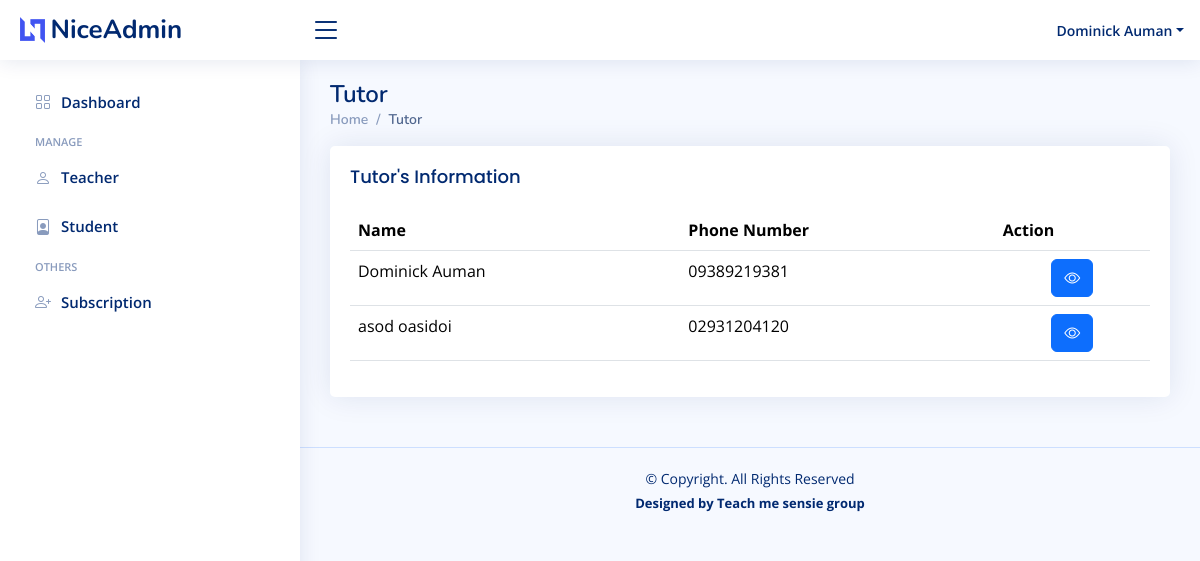
Screenshot of /admin/teacher.php (signed in) with the database file from the repository.
### tables this page shows
CREATE TABLE `user_accounts` (
  `user_id` int(11) NOT NULL,
  `firstname` varchar(200) NOT NULL,
  `middlename` varchar(255) DEFAULT NULL,
  `lastname` varchar(200) NOT NULL,
  `suffix` varchar(10) NOT NULL,
  `email` varchar(200) NOT NULL,
  `password` varchar(200) NOT NULL,
  `phone_number` varchar(100) NOT NULL,
  `is_verified` int(2) NOT NULL COMMENT '0 - not verified\r\n1 - verified',
  `role` int(5) NOT NULL COMMENT '1 - tutee\r\n2 - tutor\r\n3 - admin',
  `otp` varchar(100) DEFAULT NULL,
  `user_status` varchar(100) NOT NULL DEFAULT 'Active'
);

### admin/teacher.php (the view)
<?php
 include("./include/authentication.php");
 include("./include/header.php");
 include("./include/topbar.php");
 include("./include/sidebar.php");
?>
<div class="pagetitle">
      <h1>Tutor</h1>
      <nav>
        <ol class="breadcrumb">
          <li class="breadcrumb-item"><a href="index.php">Home</a></li>
          <li class="breadcrumb-item active">Tutor</li>
        </ol>
      </nav>
    </div>
    <section class="section">
      <div class="row">
        <div class="col-lg-12">
          <div class="card">
            <div class="card-body">
              <h5 class="card-title">Tutor's Information</h5>
              <table class="table datatable">
                <thead>
                  <tr>
                    <th scope="col">Name</th>
                    <th scope="col">Phone Number</th>
                    <th scope="col">Action</th>
                  </tr>
                </thead>
                <tbody>
                        <?php
                        $query = "SELECT
                        onlinetutorial.user_accounts.firstname,
                        onlinetutorial.user_accounts.lastname,
                        onlinetutorial.user_accounts.suffix,
                        onlinetutorial.user_accounts.phone_number,
                        onlinetutorial.user_accounts.user_id
                      FROM
                        onlinetutorial.user_accounts
                      WHERE
                        onlinetutorial.user_accounts.role = 2 ";
                        $query_run = mysqli_query($con, $query);
                        if (mysqli_num_rows($query_run) > 0) {
                            foreach ($query_run as $row) {
                        ?>
                                <tr>
                                    <td><?= $row['firstname']; ?> <?= $row['lastname']; ?></td>
                                    <td><?= $row['phone_number']; ?></td>
                                    <td class="text-center">
                                    <a type="button" class="btn btn-primary" href="teacher_view.php?id=<?=$row['user_id'];?>"><i class="bi bi-eye"></i></a>
                                    </td>
                                </tr>
                        <?php
                            }
                        } else {
                        ?>
                            <tr>
                                <td colspan="4">No Record Found</td>
                            </tr>
                        <?php
                        }
                        ?>
                    </tbody>
              </table>
            </div>
          </div>
        </div>
      </div>
    </section>
<?php
 include("./include/footer.php");
?>

### admin/assets/css/style.css (style rules this page uses)
:root { scroll-behavior: smooth; }
body { font-family: "Open Sans", sans-serif; background: #f6f9ff; color: #444444; }
a { color: #4154f1; text-decoration: none; }
h1, h2, h3, h4, h5, h6 { font-family: "Nunito", sans-serif; }
.pagetitle { margin-bottom: 10px; }
.pagetitle h1 { font-size: 24px; margin-bottom: 0; font-weight: 600; color: #012970; }
.card { margin-bottom: 30px; border: none; border-radius: 5px; box-shadow: 0px 0 30px rgba(1, 41, 112, 0.1); }
.card-title { padding: 20px 0 15px 0; font-size: 18px; font-weight: 500; color: #012970; font-family: "Poppins", sans-serif; }
.card-body { padding: 0 20px 20px 20px; }
.breadcrumb { font-size: 14px; font-family: "Nunito", sans-serif; color: #899bbd; font-weight: 600; }
.breadcrumb a { color: #899bbd; transition: 0.3s; }
.breadcrumb .breadcrumb-item::before { color: #899bbd; }
.breadcrumb .active { color: #51678f; font-weight: 600; }

### rows the page displays
user_accounts: firstname "Dominick", lastname "Auman", phone_number "09389219381"
user_accounts: firstname "asod", lastname "oasidoi", phone_number "02931204120"

### other values shown
$_SESSION['auth_user']['user_name'] "Dominick Auman"
